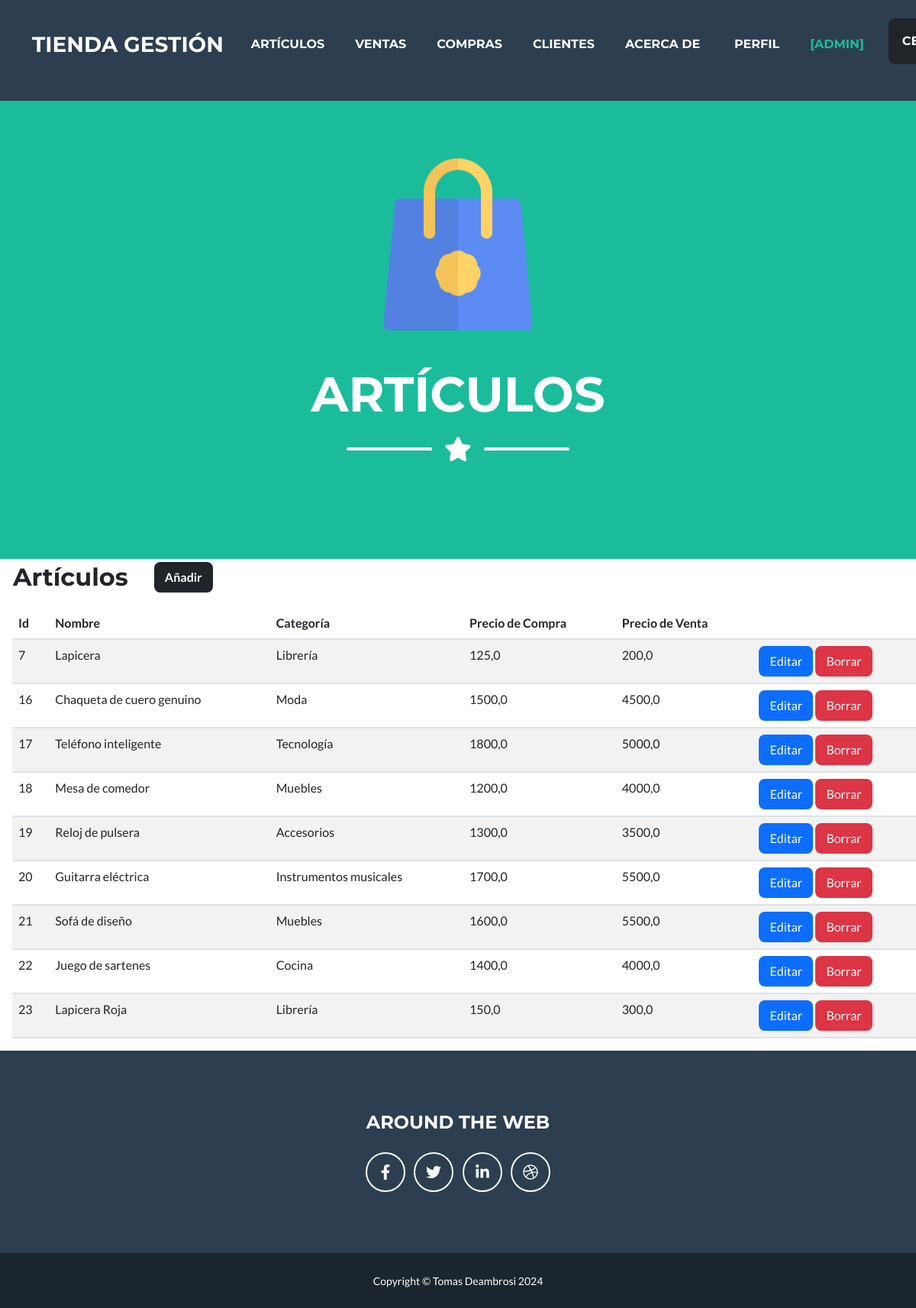
The app's page /articulos/ (signed in) with its own data.
### aplicacion/models.py (models this page shows, shortened)
class Articulo(models.Model):
    nombre = models.CharField(max_length=60)
    categoria = models.CharField(max_length=60)
    precio_compra = models.FloatField()
    precio_venta = models.FloatField()
    class Meta:
        verbose_name = "Artículo"
        verbose_name_plural = "Artículos"

### aplicacion/views.py (the view)
# urls.py: path('articulos/', ArticuloList.as_view(), name="articulos"),
class ArticuloList(LoginRequiredMixin, ListView):
    model = Articulo

### aplicacion/templates/aplicacion/articulo_list.html (shortened to what this page needs)
{% extends "aplicacion/index.html" %}
{%load static%}
{% block imagen %}
    <img class="masthead-avatar mb-5" src="{% static 'assets/img/articulos.png' %}" alt="..." />
{% endblock imagen %}
{% block titulo %}
    <h1 class="masthead-heading text-uppercase mb-0">Artículos</h1>
{% endblock titulo %}
{% block icono %}
    <div class="divider-custom-icon"><i class="fas fa-star"></i></div>
{% endblock icono %}
{% block contenido %}
    <table>
        <tr>
            <td><h2 class= "my-1 mx-3">Artículos</h2></td>
            <td>
                <button type="button" class="btn btn-dark mx-3">
                    <a href="{% url 'articulos_create' %}" style="color: white; font-weight: bold; text-decoration: none">Añadir</a>
                </button>
            </td>
        </tr>
    </table>
    <table class="table table-striped m-3">
        <thead>
            <tr>
                <th>Id</th>
                <th>Nombre</th>
                <th>Categoría</th>
                <th>Precio de Compra</th>
                <th>Precio de Venta</th>
                <th></th>
            </tr>
        </thead>
        <tbody>
        {% for a in articulo_list  %}
            <tr>
                <td>{{ a.id }}</td>
                <td>{{ a.nombre }}</td>
                <td>{{ a.categoria }}</td>
                <td>{{ a.precio_compra }}</td>
                <td>{{ a.precio_venta }}</td>
                <td>
                    <button type="button" class="btn" style="background: #0d6efd">
                        <a href="{% url 'articulos_update' a.id %}" style="color: white; text-decoration: none">
                            Editar
                        </a>
                    </button>
                    <button type="button" class="btn" style="background: #dc3545">
                        <a href="{% url 'articulos_delete' a.id %}" style="color: white; text-decoration: none">
                            Borrar
                        </a>
                    </button>
                </td>
            </tr>
        {% endfor %}
        </tbody>
    </table>
{% endblock contenido %}

### aplicacion/templates/aplicacion/index.html (shortened to what this page needs)
<!DOCTYPE html>
<html lang="en">
    <head>
        {% load static %}
        <link href="{% static 'css/styles.css' %}" rel="stylesheet" />
    </head>
    <body id="page-top">
        <nav class="navbar navbar-expand-lg bg-secondary text-uppercase fixed-top" id="mainNav">
            <div class="container">
                <a class="navbar-brand mb-3" href="{% url 'index' %}">Tienda Gestión</a>
                <div class="collapse navbar-collapse d-flex justify-content-between" id="navbarResponsive">
                    <ul class="navbar-nav ms-auto">
                        {% if user.is_authenticated %}
                            <li class="nav-item mx-0 mx-lg-1"><a class="nav-link py-3 px-0 px-lg-3 rounded" href="{% url 'articulos' %}">Artículos</a></li>
                            <li class="nav-item mx-0 mx-lg-1"><a class="nav-link py-3 px-0 px-lg-3 rounded" href="{% url 'ventas' %}">Ventas</a></li>
                            <li class="nav-item mx-0 mx-lg-1"><a class="nav-link py-3 px-0 px-lg-3 rounded" href="{% url 'compras' %}">Compras</a></li>
                            <li class="nav-item mx-0 mx-lg-1"><a class="nav-link py-3 px-0 px-lg-3 rounded" href="{% url 'clientes' %}">Clientes</a></li>
                            <li class="nav-item mx-0 mx-lg-1"><a class="nav-link py-3 px-0 px-lg-3 rounded" href="{% url 'acerca_de' %}" style="width:135px">Acerca de</a></li>
                            <li class="nav-item mx-0 mx-lg-1"><a class="nav-link py-3 px-0 px-lg-3 rounded" href="{% url 'perfil' %}">Perfil</a></li>
                            <li class="nav-item mx-0 mx-lg-1"><p class="nav-link py-3 px-0 px-lg-3 rounded" style="color:#1abc9c">[{{user.username}}]</p></li>
                        {% endif %}
                    </ul>
                </div>
                {% if user.is_authenticated %}
                    <div class="container pb-4">
                        <form method="post" action="{% url 'logout' %}" style="width: 200px">
                            <button class="btn btn-dark nav-link py-3 px-0 px-lg-3 rounded" href="" style="color:white">CERRAR SESIÓN</button>
                        </form>
                    </div>
                {% endif %}
            </div>
        </nav>
        <header class="masthead bg-primary text-white text-center">
            <div class="container d-flex align-items-center flex-column">
                {% block imagen %}{% endblock imagen %}
                {% block titulo %}{% endblock titulo %}
                <div class="divider-custom divider-light">
                    <div class="divider-custom-line"></div>
                    {% block icono %}{% endblock icono %}
                    <div class="divider-custom-line"></div>
                </div>
            </div>
        </header>
        <main>
            {% block contenido%}
            {% endblock contenido%}
        </main>
        <footer class="footer text-center">
            <div class="container">
                <div class="row">
                    <div class="col-lg mb-5 mb-lg-0">
                        <h4 class="text-uppercase mb-4">Around the Web</h4>
                        <a class="btn btn-outline-light btn-social mx-1" href="#!"><i class="fab fa-fw fa-facebook-f"></i></a>
                        <a class="btn btn-outline-light btn-social mx-1" href="#!"><i class="fab fa-fw fa-twitter"></i></a>
                        <a class="btn btn-outline-light btn-social mx-1" href="#!"><i class="fab fa-fw fa-linkedin-in"></i></a>
                        <a class="btn btn-outline-light btn-social mx-1" href="#!"><i class="fab fa-fw fa-dribbble"></i></a>
                    </div>
                </div>
            </div>
        </footer>
        <div class="copyright py-4 text-center text-white">
            <div class="container"><small>Copyright &copy; Tomas Deambrosi 2024</small></div>
        </div>
    </body>
</html>

### records on screen
Articulo: id "7", nombre "Lapicera", categoria "Librería", precio_compra "125,0", precio_venta "200,0"
Articulo: id "16", nombre "Chaqueta de cuero genuino", categoria "Moda", precio_compra "1500,0", precio_venta "4500,0"
Articulo: id "17", nombre "Teléfono inteligente", categoria "Tecnología", precio_compra "1800,0", precio_venta "5000,0"
Articulo: id "18", nombre "Mesa de comedor", categoria "Muebles", precio_compra "1200,0", precio_venta "4000,0"
Articulo: id "19", nombre "Reloj de pulsera", categoria "Accesorios", precio_compra "1300,0", precio_venta "3500,0"
Articulo: id "20", nombre "Guitarra eléctrica", categoria "Instrumentos musicales", precio_compra "1700,0", precio_venta "5500,0"
Articulo: id "21", nombre "Sofá de diseño", categoria "Muebles", precio_compra "1600,0", precio_venta "5500,0"
Articulo: id "22", nombre "Juego de sartenes", categoria "Cocina", precio_compra "1400,0", precio_venta "4000,0"
Articulo: id "23", nombre "Lapicera Roja", categoria "Librería", precio_compra "150,0", precio_venta "300,0"

### other values on screen
{{ user.username }} "ADMIN"
